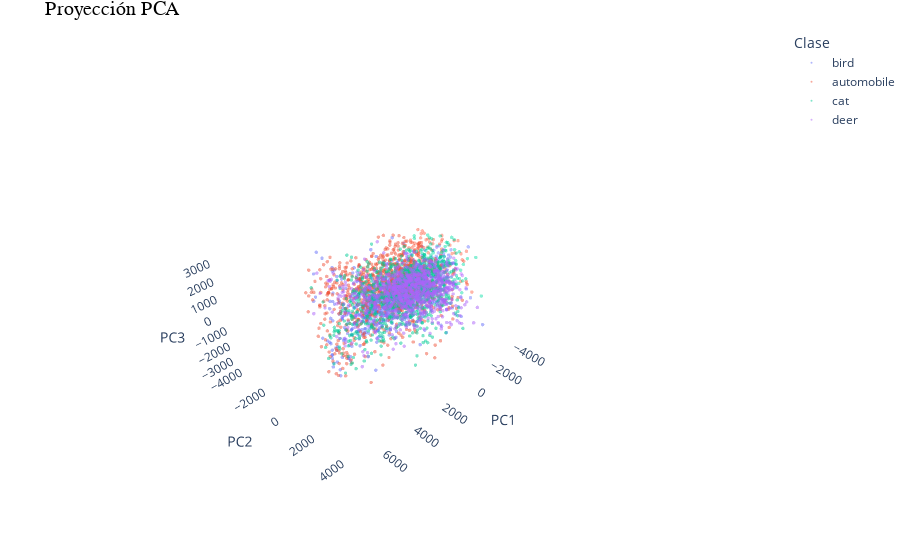

Notebook source saved alongside this figure:
### Code cell
fig = go.Figure()

for i, clase in enumerate(clases):
    mask = df_pca_3['Clase'] == clase
    fig.add_trace(go.Scatter3d(
        x=df_pca_3.loc[mask, 'x_1'],
        y=df_pca_3.loc[mask, 'x_2'],
        z=df_pca_3.loc[mask, 'x_3'],
        mode='markers',
        marker=dict(size=1.2, opacity=0.5),
        name=clase
    ))

fig.update_layout(
    title='Proyección PCA',
    scene=dict(
        xaxis_title='PC1',
        yaxis_title='PC2',
        zaxis_title='PC3',
        xaxis=dict(backgroundcolor='rgba(22,22,22,0)'),
        yaxis=dict(backgroundcolor='rgba(0,0,0,0)'),
        zaxis=dict(backgroundcolor='rgba(0,0,0,0)')
    ),
    legend_title='Clase',
    margin=dict(l=0, r=0, b=0, t=30)
)

fig.update_layout(scene_camera=dict(eye=dict(x=2, y=2, z=2)))
fig.update_layout(title_font=dict(size=20, color='black', family='Arial'))

# save as html
fig.write_html(resultados_path / 'PCA-R3.html', include_plotlyjs='cdn')

fig.show()

### Figure 1 — Plotly figure (JSON) as saved in the notebook; plotly's stock layout.template omitted (floating-point values rounded to 4 significant figures; data arrays with more than 128 entries replaced by an {"elided": "..."} marker saying what was removed)
{"data": [{"marker": {"opacity": 0.5, "size": 1.2}, "mode": "markers", "name": "bird", "type": "scatter3d", "x": {"elided": "1032 float values"}, "y": {"elided": "1032 float values"}, "z": {"elided": "1032 float values"}}, {"marker": {"opacity": 0.5, "size": 1.2}, "mode": "markers", "name": "automobile", "type": "scatter3d", "x": {"elided": "974 float values"}, "y": {"elided": "974 float values"}, "z": {"elided": "974 float values"}}, {"marker": {"opacity": 0.5, "size": 1.2}, "mode": "markers", "name": "cat", "type": "scatter3d", "x": {"elided": "1016 float values"}, "y": {"elided": "1016 float values"}, "z": {"elided": "1016 float values"}}, {"marker": {"opacity": 0.5, "size": 1.2}, "mode": "markers", "name": "deer", "type": "scatter3d", "x": {"elided": "999 float values"}, "y": {"elided": "999 float values"}, "z": {"elided": "999 float values"}}], "layout": {"legend": {"title": {"text": "Clase"}}, "margin": {"b": 0, "l": 0, "r": 0, "t": 30}, "scene": {"camera": {"eye": {"x": 2, "y": 2, "z": 2}}, "xaxis": {"backgroundcolor": "rgba(22,22,22,0)", "title": {"text": "PC1"}}, "yaxis": {"backgroundcolor": "rgba(0,0,0,0)", "title": {"text": "PC2"}}, "zaxis": {"backgroundcolor": "rgba(0,0,0,0)", "title": {"text": "PC3"}}}, "title": {"font": {"color": "black", "family": "Arial", "size": 20}, "text": "Proyección PCA"}}}
